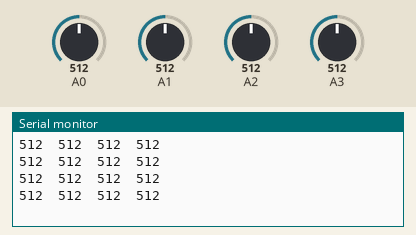
The sketch below on a simulated Arduino Uno, built with avr-gcc and run on an emulated ATmega328P. On the bench: the last lines printed to the serial monitor. Inputs (shaded band) come from the test bench; at power-on: A0 = 512, A1 = 512, A2 = 512, A3 = 512.

Above: at 1.2 s.
1.3 s: A0 set to 716
At 1.71 s:
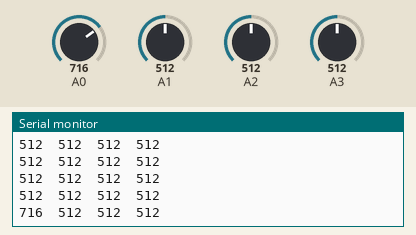
2.8 s: A1 set to 716
At 2.92 s:
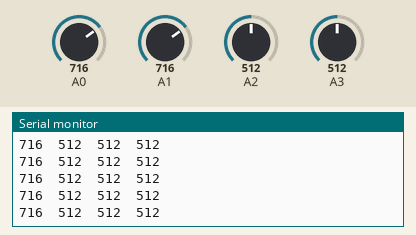
4.3 s: A2 set to 716
At 4.42 s:
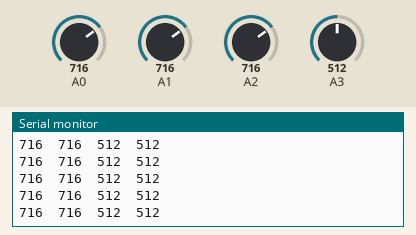
5.8 s: A3 set to 716
At 5.93 s:
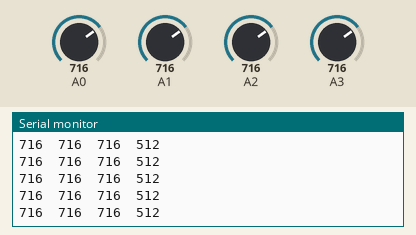
7.3 s: A0 set to 992
At 7.43 s:
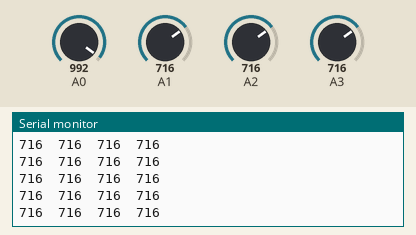
8.8 s: A1 set to 992
At 8.94 s:
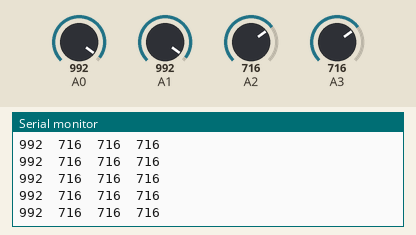
Timing chart, 0 to 11.3 s (numbered marks = the images above; inputs shaded):
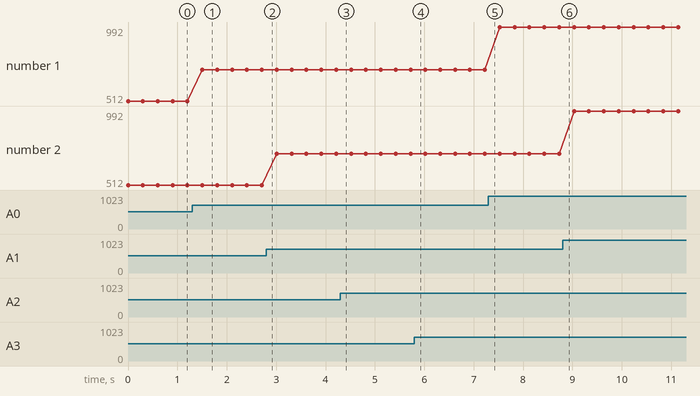

Measured:
- after the input at 1.3 s, the serial monitor: prints a new line after 0.21 s (image 1)
- plotted number 1: 512 → 716 after the input at 1.3 s, 716 → 992 after the input at 7.3 s

The sketch:

analogInput.ino
```cpp
/*
 * Testovaci program určený na nastavovanie tlakovych senzorov
 * Autor: Jakub Senčák
 * Datum: 20.5.2020
 */

int offset0 = 0;
int offset1 = 0;
int offset2 = 0;
int offset3 = 0;

// used for setting up offset values
#define OFFSET 0 // Bool value

void setup(){
  //Init Serial
  Serial.begin(9600);
  // set offsets
  if (OFFSET){
    offset0 = analogRead(A0);
    offset1 = analogRead(A1);
    offset2 = analogRead(A2);
    offset3 = analogRead(A3);
  }
}

void loop(){
  //read and print value from analog pins
  Serial.print(analogRead(A0) - offset0);
  Serial.print('\t');
  Serial.print(analogRead(A1) - offset1);
  Serial.print('\t');
  Serial.print(analogRead(A2) - offset2);
  Serial.print('\t');
  Serial.println(analogRead(A3) - offset3);
  delay(300);
}
```
